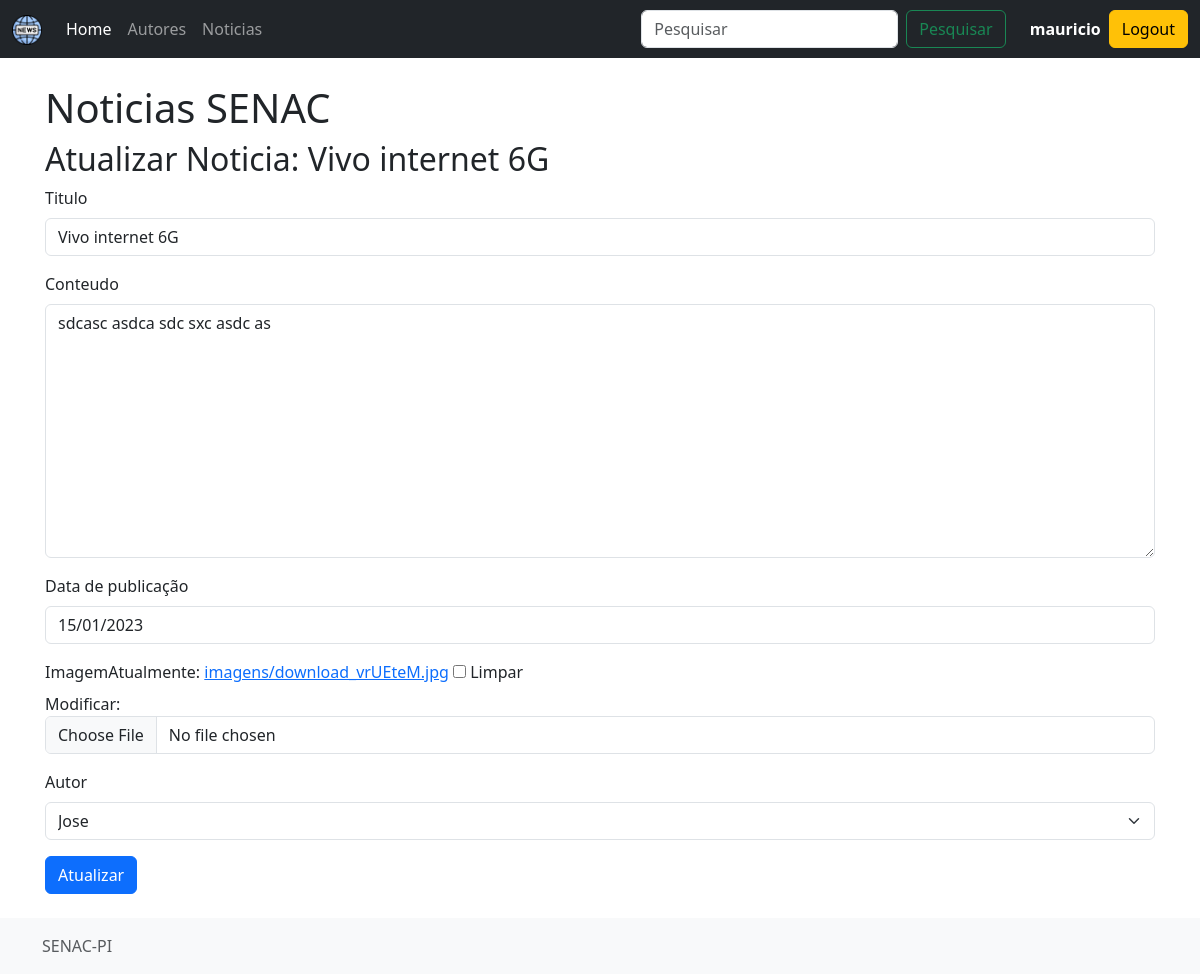
The app's page /noticias/noticia/atualizar/1 (signed in) with its own data.
### noticias/models.py (models this page shows, shortened)
class Noticia(models.Model):
    titulo = models.CharField("Titulo", max_length=100)
    conteudo = models.TextField("Conteudo")
    data_pub = models.DateField("Data de publicação")
    img = models.ImageField("Imagem", upload_to='imagens', null=True, blank=True)
    autor = models.ForeignKey(Autor, on_delete=models.CASCADE, related_name='noticias', verbose_name="Autor")
    class Meta:
        verbose_name_plural = "Noticias"

### noticias/views.py (the view)
@login_required
@permission_required('noticias.change_noticia')
def atualizar_noticia(request, pk):
    noticia = Noticia.objects.get(pk=pk)
    form = NoticiaForm(instance=noticia)
    if request.method == "POST":
        form = NoticiaForm(request.POST, request.FILES, instance=noticia)
        if form.is_valid():
            form.save()
            return redirect('/')
        else:
            return render(request, "noticia/atualizar.html", {'form': form})
    else:
        return render(request, "noticia/atualizar.html", {'form': form})

### noticias/forms.py
class NoticiaForm(forms.ModelForm):
    class Meta:
        model = Noticia
        fields = ['titulo', 'conteudo', 'data_pub', 'img', 'autor']

### noticias/models.py (called while the page is built)
    def __str__(self):
        return "{}".format(self.nome)

### noticias/templates/noticia/atualizar.html (shortened to what this page needs)
{% extends 'index.html' %}
{% load bootstrap5 %}
{% block content %}
    <h1>Noticias SENAC</h1>
    <h2>Atualizar Noticia: {{ form.instance.titulo}}</h2>
    <form method="POST" enctype="multipart/form-data">
    {% bootstrap_form form %}
    {% buttons %}
    <button type="submit" class="btn btn-primary">
      Atualizar
    </button>
    {% endbuttons %}
    </form>
{% endblock content %}

### templates/index.html (shortened to what this page needs)
{% load static %}
{% load bootstrap5 %}
<!DOCTYPE html>
<html lang="pt-br">
<head>
  {% bootstrap_css %}
  <link rel="stylesheet" href="{% static 'css/estilo.css' %}">
</head>
<body class="d-flex flex-column h-100">
  <header>
    <nav class="navbar navbar-expand-md navbar-dark fixed-top bg-dark">
      <div class="container-fluid">
        <a class="navbar-brand" href="#"><img src="{% static 'img/news.png' %}" width="30"></a>
        <div class="collapse navbar-collapse" id="navbarCollapse">
          <ul class="navbar-nav me-auto mb-2 mb-md-0">
            <li class="nav-item">
              <a class="nav-link active" aria-current="page" href="{% url 'index' %}">Home</a>
            </li>
            <li class="nav-item">
              <a class="nav-link" href="{% url 'listar_autores' %}">Autores</a>
            </li>
            <li class="nav-item">
              <a class="nav-link" href="{% url 'listar_noticias' %}">Noticias</a>
            </li>
          </ul>
          <form class="d-flex me-4" role="search" method="get" action="{% url 'index' %}">
            <input class="form-control me-2" name="q" type="search" placeholder="Pesquisar" aria-label="Search">
            <button class="btn btn-outline-success" type="submit">Pesquisar</button>
          </form>
          {% if user.is_authenticated %}
            <span class="fw-bold text-white me-2">{{ user.username }}</span>
            <a class="btn btn-warning" href="{% url 'logout' %}" role="button">Logout</a>
          {% else %}
          <a class="btn btn-primary me-2" href="{% url 'login' %}" role="button">Login</a>
          <a class="btn btn-warning" href="{% url 'registration' %}" role="button">Cadastrar</a>
          {% endif %}
        </div>
      </div>
    </nav>
  </header>
  <main class="flex-shrink-0">
    <div class="container my-4">
      {% block content %}{% endblock content %}
    </div>
  </main>
  <footer class="footer mt-auto py-3 bg-light">
    <div class="container">
      <span class="text-muted">SENAC-PI</span>
    </div>
  </footer>
</body>
</html>

### staticfiles/css/estilo.css (style rules this page uses)
main > .container { padding: 60px 15px 0; }

### records on screen
Noticia: instance.titulo "Vivo internet 6G", titulo "Vivo internet 6G", conteudo "sdcasc asdca sdc sxc asdc as", data_pub "15/01/2023", autor "Jose"

### other values on screen
{{ user.username }} "mauricio"
